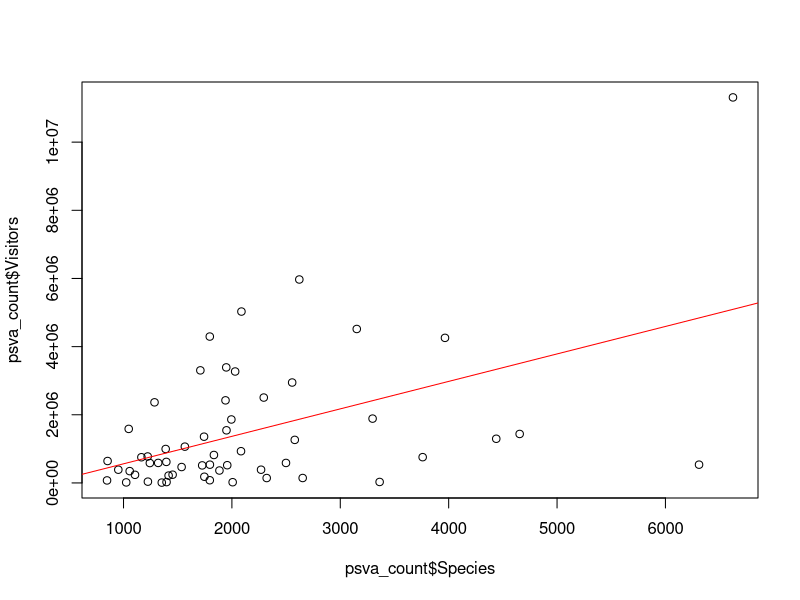
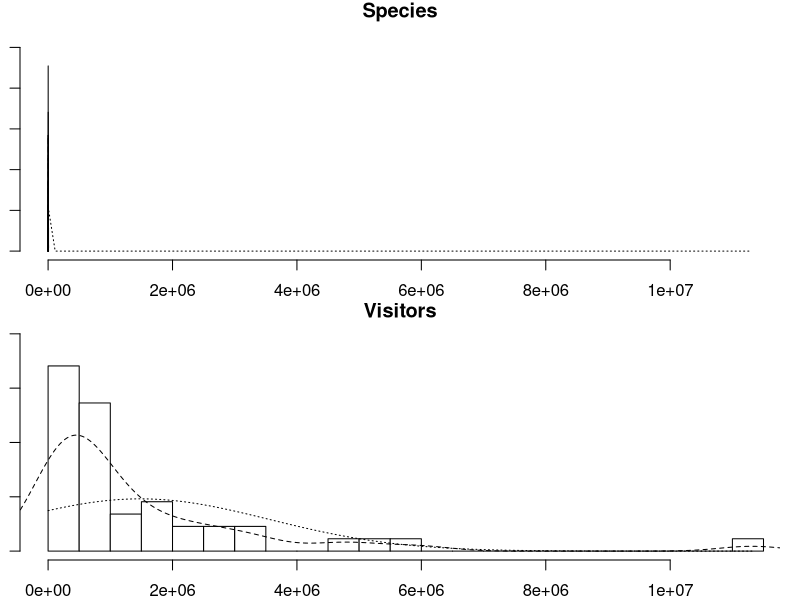
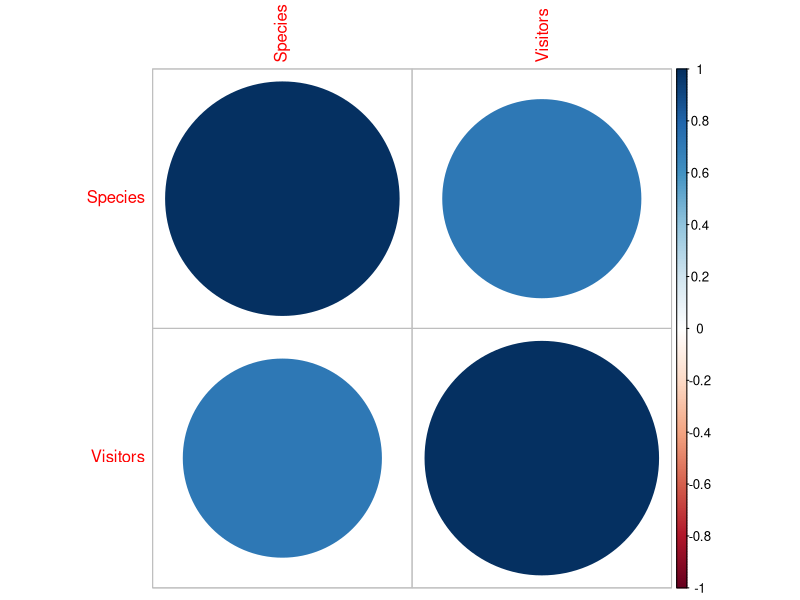
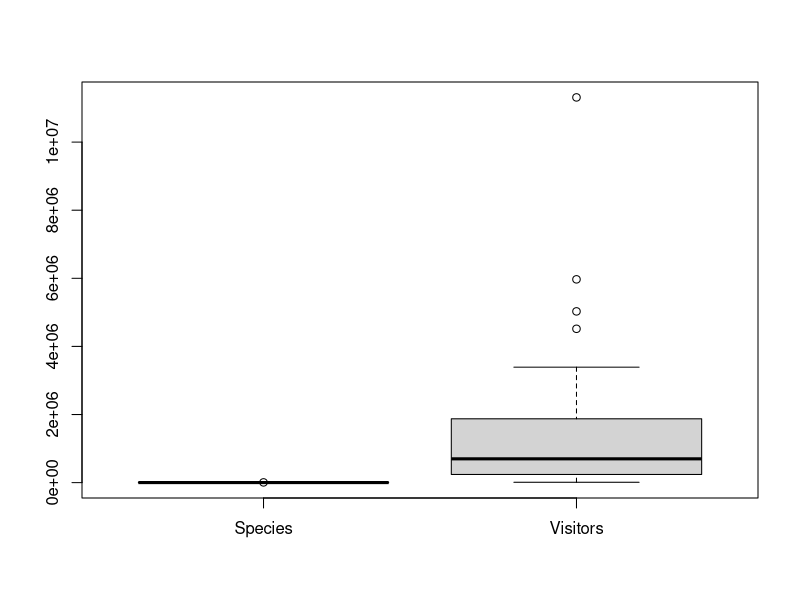
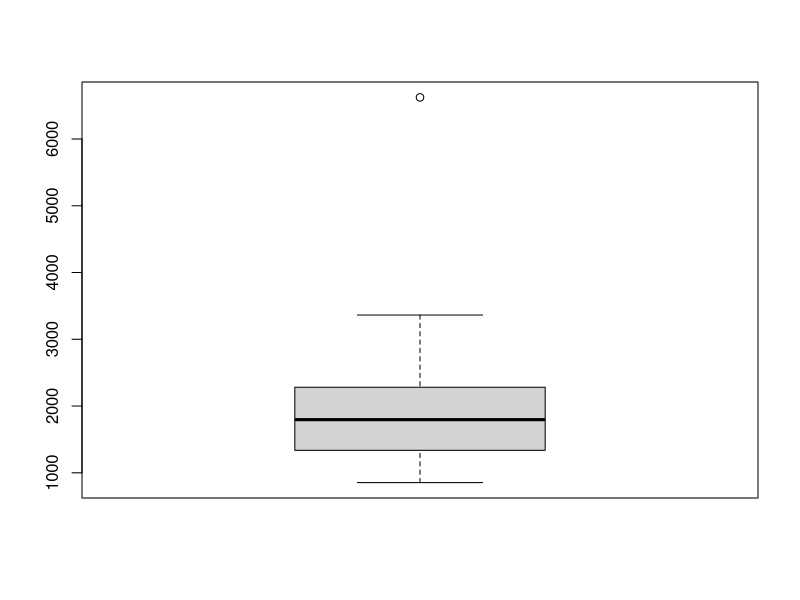
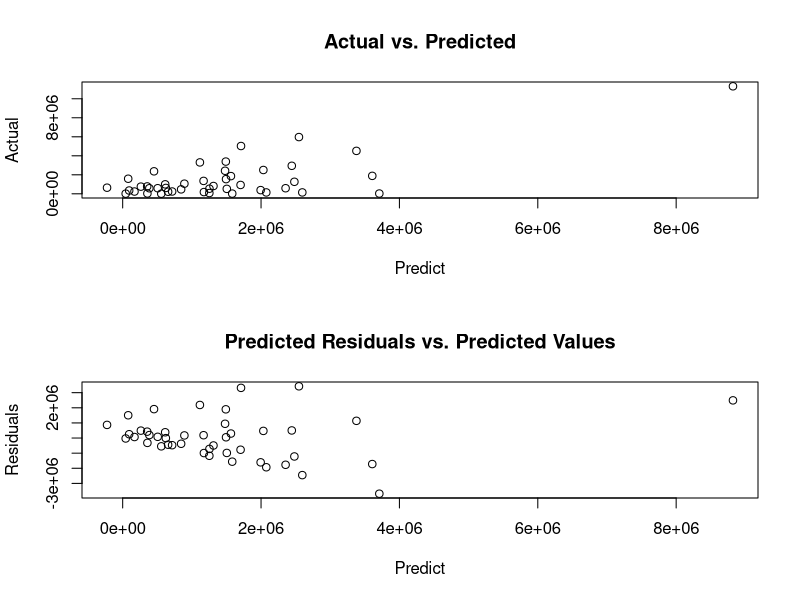

Here is the R script that generated these plots, in order: (Note: this script raises an error after producing the figures.)
### Focus: Species & Acres
## Analyze species count and acres
# This dataset had to be analyzed separately the data would repeat in each row
# Thus adding more weight and significance
library(caret)
psva_count <- read.csv("species_parks_subset.csv")
str(psva_count)

#############################################################
### Simple Analysis (Without CV)
lm.subset <- lm(Visitors ~ Acres+Species, data=psva_count)
summary(lm.subset)
# Remove acres
lm.subset2 <- lm(Visitors ~ Species, data=psva_count)
summary(lm.subset2)
# Interaction effect
lm.subset3 <- lm(Visitors ~ Acres*Species, data=psva_count)
summary(lm.subset3)
# Compare AIC
AIC(lm.subset)
AIC(lm.subset2) # Best model: Species only
AIC(lm.subset3)
# Plot the species vs. visitors
plot(psva_count$Species, psva_count$Visitors)
abline(lm.subset2, col="red")

#############################################################
### Advanced Analysis (With CV)
# Split the data
set.seed(1)
train.index <- sample(nrow(psva_count), nrow(psva_count) * 0.8) # 80% is training data
# Create test and training data frames
# Removed acres
NP.train <- psva_count[train.index, c(2,4)] # Model with this
NP.test <- psva_count[-train.index, c(2,4)] # We don't touch this while training

################
## Diagnostics
# Identify possible skewed variables
library(psych)
skewValues <- apply(NP.train, 2, skew)
skewSE <- sqrt(6/nrow(NP.train)) # Standard error of skewness
# Anything over 2 SEs in skew is potentially problematic
abs(skewValues)/skewSE > 2
## Visualize data distributions of variables with high skew identified above
multi.hist(NP.train[,abs(skewValues)/skewSE > 2])

# Identify correlated predictors
library(corrplot)
NP.cor <- cor(NP.train[,1:2])
NP.cor
corrplot(NP.cor, order="hclust") # Visualize and cluster by high correlation
# No correlation between acres and visitors

# Let visualize the variables and their distributions and possible outliers
boxplot(x = as.list(NP.train)) # Limit has an extremely large range and outliers that could influence things
# Lets remove limit to see the Species distribution better
boxplot(x = as.list(NP.train[1]))

################
## Modeling
# K-fold CV (k = 10)
ctrl <- trainControl(method="cv", number=10)

# Train the data
set.seed(1)
np.lm <- train(Visitors ~ ., data=NP.train, method = "lm", trControl=ctrl)
summary(np.lm)

# Diagnostic plots
par(mfrow=c(2,1))
plot(NP.train$Visitors ~ predict(np.lm), xlab="Predict", ylab="Actual",
     main="Actual vs. Predicted")
plot(resid(np.lm) ~ predict(np.lm), xlab="Predict", ylab="Residuals",
     main="Predicted Residuals vs. Predicted Values")

# Review what variables were most important
varImp(np.lm) # Species is important

# Lets fit a model that preprocess predictors on each resample fold based on our earlier findings
set.seed(1)
np.lm.pp <- train(Visitors ~ ., data=NP.train,
                 preProcess=c("BoxCox", "scale", "center"),
                 method = "lm", trControl=ctrl)
summary(np.lm.pp)

# Let create a model removing correlated predictors
set.seed(1)
# Cutoff correlation at >0.75
highlyCorDescr <- findCorrelation(NP.cor, cutoff=0.75)
highlyCorDescr # No correlation

#############################################################
## kNN
# Set values of k to search through, K 1 to 10
k.grid <- expand.grid(k=1:10)
set.seed(1)
np.knn.pp <- train(Visitors ~ ., data=NP.train, method = "knn", 
                  preProcess=c("BoxCox", "center", "scale"),
                  tuneGrid=k.grid, trControl=ctrl)
np.knn.pp # k=9

#############################################################
## GAM Smoothing Spline
gamGrid <-  expand.grid(df = c(1:10))
set.seed(1)
np.ss.pp <- train(Visitors ~ ., data=NP.train, method="gamSpline", trControl=ctrl,
                  preProcess=c("BoxCox", "scale", "center"),
                  tuneGrid=gamGrid)
np.ss.pp # df=2
# Plot the RMSE over df
plot(np.ss.pp)

#############################################################
### COMPARE MODEL PERFORMANCE
# Let's compare all of the model resampling performance
# First lets put all trained models in a list object
c.models<- list("LM Base"=np.lm, "LM PreProc"=np.lm.pp,
                "kNN PreProc"=np.knn.pp, "GAM Smoothing Spline"=np.ss.pp)

NP.resamples <- resamples(c.models)
summary(NP.resamples)

# Plot performances
bwplot(NP.resamples, metric="RMSE")
# Disregard outliers
bwplot(NP.resamples, metric="Rsquared")

# Evaluate differences in model and see if their are statistical significant differnces
NP.diff <- diff(NP.resamples)
summary(NP.diff) # Lower diagonal is p-value of differences

### TEST DATA EVALUATION
# Creating function called testPerformance to run against each model
# To measure test performance
testPerformance <- function(model) {
  postResample(predict(model, NP.test), NP.test$Visitors)
}

# Apply the test performance function against each of the models in the list
lapply(c.models, testPerformance)
